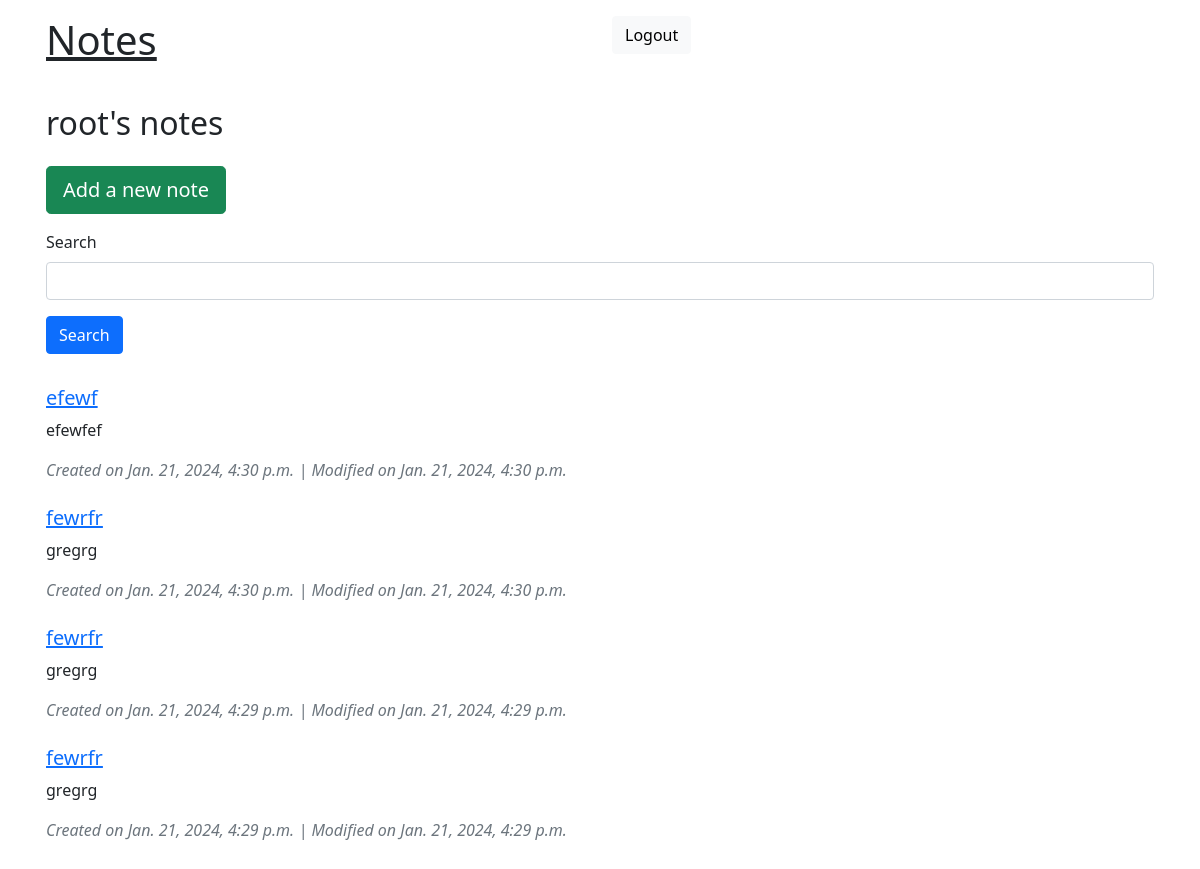
The app's page / (signed in), older data.
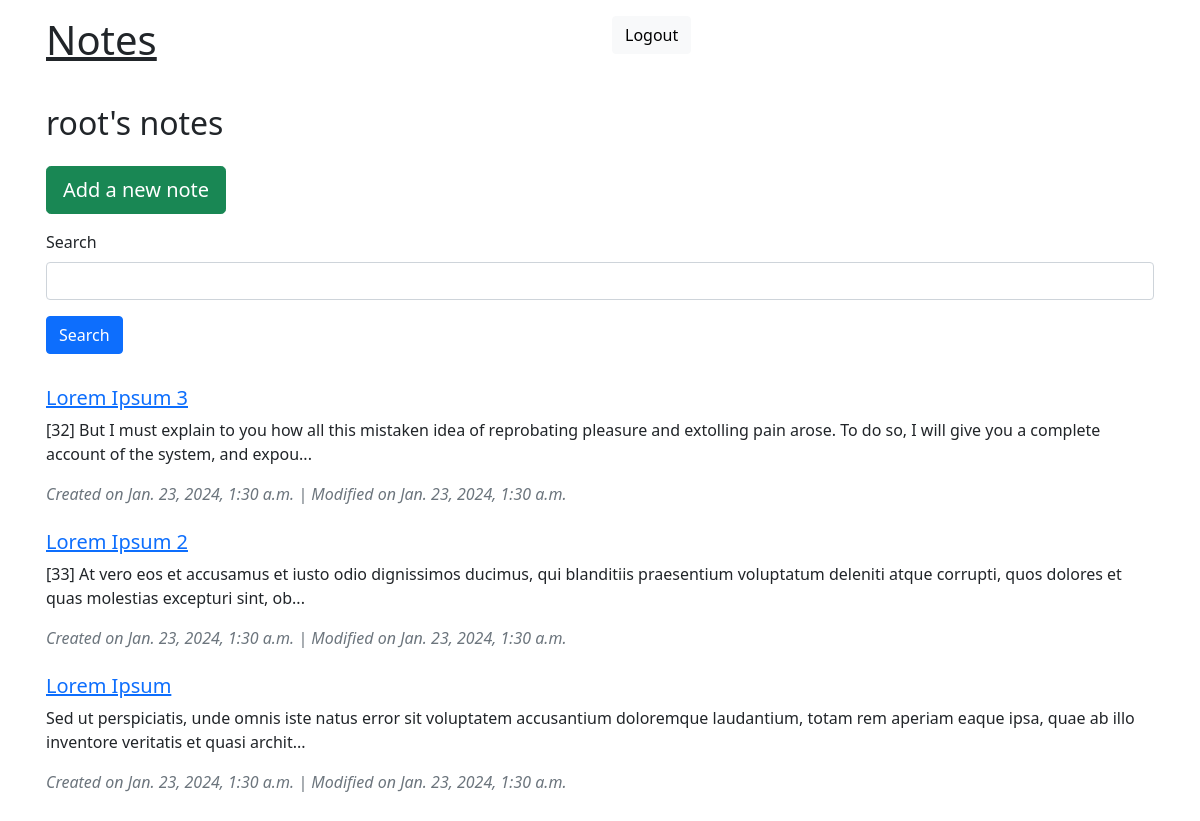
The same page, newer data.
### notes/models.py (models this page shows, shortened)
class Note(models.Model):
    user = models.ForeignKey(
        User,
        on_delete=models.CASCADE,
        related_name="notes",
        verbose_name="User",
    )
    title = models.CharField("Title", max_length=140)
    content = models.TextField("Content", blank=True)
    created = models.DateTimeField("Created", blank=True, auto_now_add=True)
    modified = models.DateTimeField(
        "Modified", blank=True, null=True, auto_now=True
    )
    @property
    def preview_content(self):
        if len(self.content) > 180:
            return self.content[:177] + "..."
        return self.content
    class Meta:
        verbose_name = "Note"

### notes/views.py (the view)
# urls.py: path("", NoteListView.as_view(), name="notes"),
class NoteListView(LoginRequiredMixin, ListView):
    model = Note
    context_object_name = "notes"
    def get(self, request, *args, **kwargs):
        form = SearchForm(request.GET)
        search_query = request.GET.get("q", "")
        filter_q_obj = self.get_search_q_object(search_query) & Q(
            user=self.request.user
        )
        self.object_list = Note.objects.filter(filter_q_obj).order_by(
            "-created"
        )
        context = {"form": form, "notes": self.object_list}
        return self.render_to_response(context)
    def get_search_q_object(self, search_query: str) -> Q:
        q_obj = Q()
        if search_query:
            search_items = search_query.split()
            for item in search_items:
                q_obj |= Q(title__icontains=item)
        return q_obj

### notes/forms.py
class SearchForm(forms.Form):
    q = forms.CharField(max_length=140, required=False, label="Search")

### notes/templates/notes/note_list.html
{% extends "notes/base.html" %}
{% load crispy_forms_tags %}
{% block content %}
<div>
    {% if request.user.is_authenticated %}
        <h2>{{ user.username }}'s notes</h2>
    {% else %}
        <h2>Notes</h2>
    {% endif %}
    <a href="{% url 'note-create' %}" class="btn btn-lg btn-success mb-3 mt-3">Add a new note</a>
    <div>
        <form method="GET">
            {{ form|crispy }}
            <button type="submit" class="btn btn-primary">Search</button>
        </form>
    </div>
    <br>
    {% for note in notes %}
        <div class="row mt-2">
            <h5><a href="{% url 'note-detail' note.pk %}">{{ note.title }}</a></h5>
            <p>{{ note.preview_content }}</p>
            <p class="text-secondary"><i><span>Created on {{ note.created }}</span> | <span>Modified on {{ note.modified }}</span></i></p>
        </div>
    {% endfor %}
</div>
{% endblock %}

### notes/templates/notes/base.html (shortened to what this page needs)
{% load static %}
<!DOCTYPE html>
<html>
<head>
    <link href="https://cdn.jsdelivr.net/npm/bootstrap@5.0.2/dist/css/bootstrap.min.css" rel="stylesheet">
    <link rel="stylesheet" href="{% static 'notes/base.css' %}">
</head>
<body>
    <div class="container p-3 header">
        <div class="row">
            <div class="col">
                <h1><a href="{% url 'notes' %}" id="logo">Notes</a></h1>
            </div>
            <div class="col">
                {% if request.user.is_authenticated %}
                    <p><a href="{% url 'logout' %}" class="btn btn-light">Logout</a></p>
                {% endif %}
            </div>
        </div>
    </div>
    <div class="container p-3 main-content">
        {% block content %}{% endblock %}
    </div>
</body>
</html>

### notes/static/notes/base.css (style rules this page uses)
#logo { color: #212529; -webkit-transition: text-decoration-color 1s; -moz-transition: text-decoration-color 1s; -o-transition: text-decoration-color 1s; transition: text-decoration-color 1s; }

Row changes from the older to the newer data that the page shows:
removed Note: title "efewf", preview_content "efewfef", created "Jan. 21, 2024, 4:30 p.m.", modified "Jan. 21, 2024, 4:30 p.m."
removed Note: title "fewrfr", preview_content "gregrg", created "Jan. 21, 2024, 4:30 p.m.", modified "Jan. 21, 2024, 4:30 p.m."
removed Note: title "fewrfr", preview_content "gregrg", created "Jan. 21, 2024, 4:29 p.m.", modified "Jan. 21, 2024, 4:29 p.m."
removed Note: title "fewrfr", preview_content "gregrg", created "Jan. 21, 2024, 4:29 p.m.", modified "Jan. 21, 2024, 4:29 p.m."
added Note: title "Lorem Ipsum 3", preview_content "[32] But I must explain to you how all this mistaken idea of reprobating pleasure and extolling pain arose. To do so, I will give you a complete account of the system, and expou...", created "Jan. 23, 2024, 1:30 a.m.", modified "Jan. 23, 2024, 1:30 a.m."
added Note: title "Lorem Ipsum 2", preview_content "[33] At vero eos et accusamus et iusto odio dignissimos ducimus, qui blanditiis praesentium voluptatum deleniti atque corrupti, quos dolores et quas molestias excepturi sint, ob...", created "Jan. 23, 2024, 1:30 a.m.", modified "Jan. 23, 2024, 1:30 a.m."
added Note: title "Lorem Ipsum", preview_content "Sed ut perspiciatis, unde omnis iste natus error sit voluptatem accusantium doloremque laudantium, totam rem aperiam eaque ipsa, quae ab illo inventore veritatis et quasi archit...", created "Jan. 23, 2024, 1:30 a.m.", modified "Jan. 23, 2024, 1:30 a.m."
